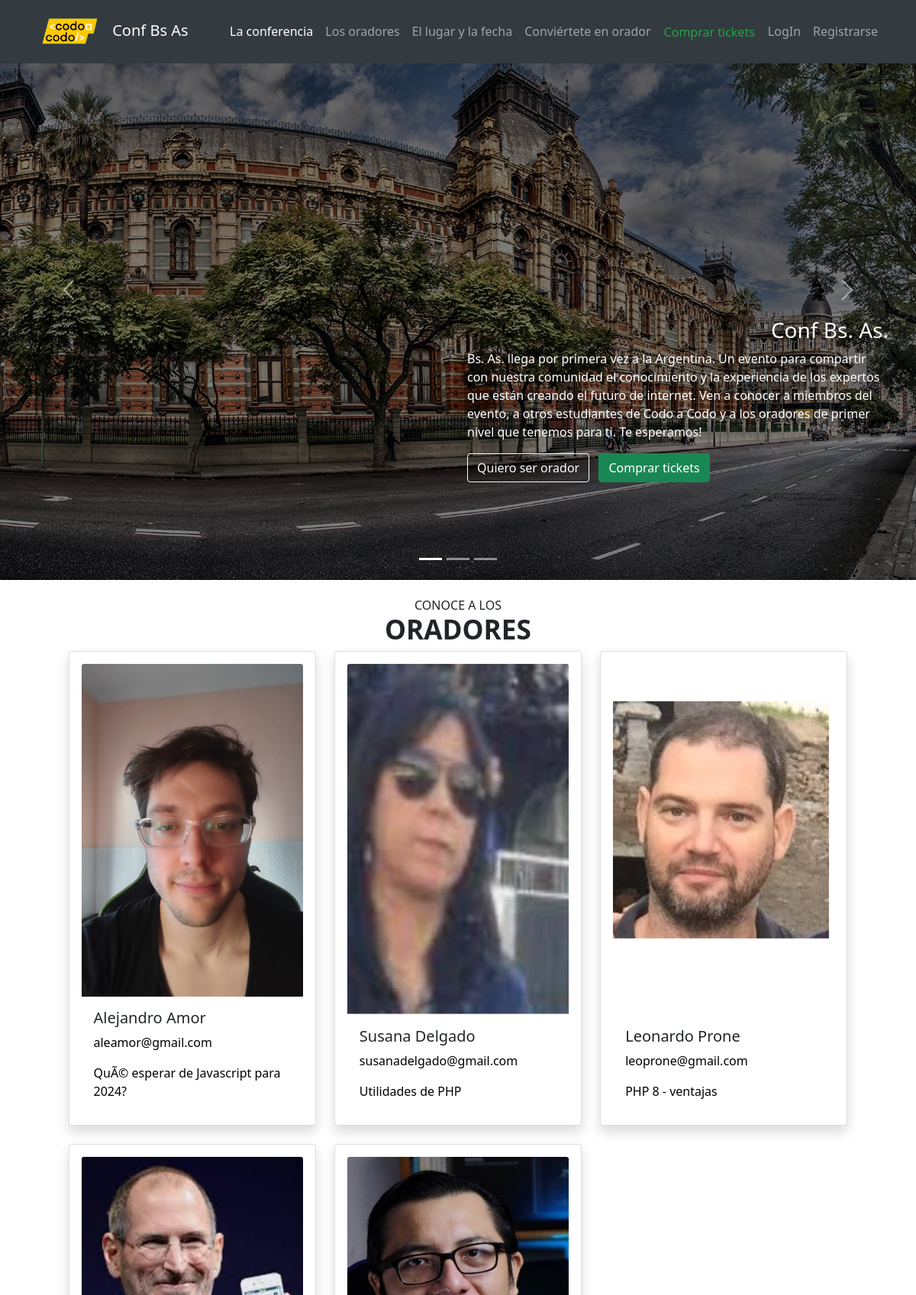
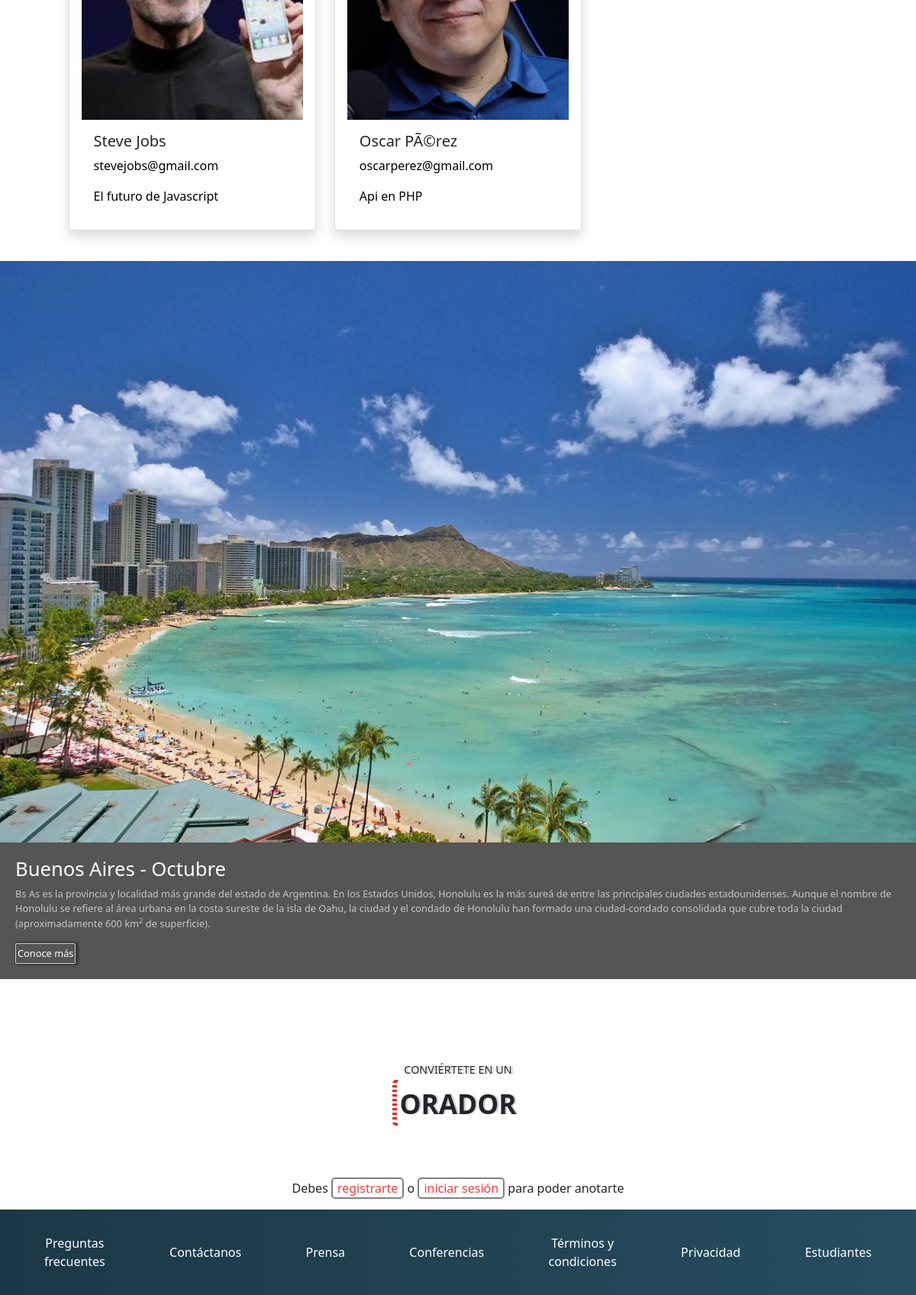
The app's page /index.php?limit=todo&btn=ocultar-btn with its own data (2 pictures, top to bottom).
### tables this page shows
CREATE TABLE `oradores` (
  `id_orador` int(11) NOT NULL,
  `nombre` varchar(50) NOT NULL,
  `apellido` varchar(50) NOT NULL,
  `email` varchar(255) NOT NULL,
  `categoria` varchar(50) NOT NULL,
  `tema` varchar(255) NOT NULL,
  `fecha_alta` datetime NOT NULL DEFAULT CURRENT_TIMESTAMP,
  `imagen` varchar(255) NOT NULL
);

### includes/conexion.php (called while the page is built, shortened)
<?php class conexion{
    private $servidor ="localhost";
    private $usuario ="root";
    private $pass = "";
    private $conexionPdo;
    private $base = "integrador_cac_php";
    public function __construct(){
        try{
            $this->conexionPdo = new PDO("mysql:host=$this->servidor;dbname=$this->base",$this->usuario,$this->pass);
            $this->conexionPdo->setAttribute(PDO::ATTR_ERRMODE,PDO::ERRMODE_EXCEPTION);
        }catch(PDOException $e){
            die("Falla de Conexión".$e);
        }
    }
    public function consultar($sql){
        $sentencia = $this->conexionPdo->prepare($sql);
        $sentencia->execute();
        return $sentencia->fetchAll();
    }
} ?>

### includes/main_principal.php (the view, shortened to what this page needs)
<?php include 'includes/conexion.php'; ?>
<?php $conexion = new conexion();
if(isset($_GET['limit'])){
    if($_GET['limit']=="todo"){
        $oradores= $conexion->consultar("SELECT * FROM `oradores`");
    }
}else{
    $oradores= $conexion->consultar("SELECT * FROM `oradores` LIMIT 3");
}
?>
<main>
    <div id="myCarousel" class="carousel slide mb-4" data-bs-ride="carousel">
        <div class="carousel-indicators">
            <button type="button" data-bs-target="#myCarousel" data-bs-slide-to="0" class="active" aria-current="true"
                aria-label="Slide 1"></button>
            <button type="button" data-bs-target="#myCarousel" data-bs-slide-to="1" aria-label="Slide 2"></button>
            <button type="button" data-bs-target="#myCarousel" data-bs-slide-to="2" aria-label="Slide 3"></button>
        </div>
        <div class="carousel-inner">
            <div class="carousel-item active bg-carousel-ba1">
                <svg class="bd-placeholder-img" width="100%" height="100%" xmlns="http://www.w3.org/2000/svg" aria-hidden="true" preserveAspectRatio="xMidYMid slice" focusable="false"><rect width="100%" height="100%" fill="#000"/></svg>
                <div class="container">
                    <div class="carousel-caption text-end pb-5">
                        <div class="row">
                            <div class="col-lg-8 offset-lg-6">
                                <h3>Conf Bs. As.</h3>
                                <p>Bs. As. llega por primera vez a la Argentina. Un evento para compartir con nuestra comunidad el conocimiento y la experiencia de los expertos que están creando el futuro de internet. Ven a conocer a miembros del evento, a otros estudiantes de Codo a Codo y a los oradores de primer nivel que tenemos para ti. Te esperamos!</p>
                                <p><a class="btn btn-outline-light mb-3" href="#form-orador">Quiero ser orador</a> <a class="btn btn-success ms-2 mb-3" href="./pages/comprar-tickets.php">Comprar tickets</a></p>
                            </div>
                        </div>
                    </div>
                </div>
            </div>
        </div>
        <button class="carousel-control-prev" type="button" data-bs-target="#myCarousel" data-bs-slide="prev">
            <span class="carousel-control-prev-icon" aria-hidden="true"></span>
        </button>
        <button class="carousel-control-next" type="button" data-bs-target="#myCarousel" data-bs-slide="next">
            <span class="carousel-control-next-icon" aria-hidden="true"></span>
        </button>
    </div>
    <section class="container mb-4" id="oradores">
        <h2 class="titulo-gral">Conoce a los <span>oradores</span></h2>
        <div class="row justify-content-center">
            <div class="col-md-11">
                <div class="row row-cols-1 row-cols-md-3 g-4">
                <?php
                        foreach($oradores as $orador){
                ?>
                     <div class="col">
                        <div class="card h-100 shadow p-3 mb-5 bg-body rounded">
                            <img class="img-fluid card-img-top" style="object-fit:cover; width:100%; height:100%;" src="<?php echo BASE_URL; ?>assets/upload/<?php echo $orador['imagen'];?>" alt="<?php echo $orador['nombre'];?>">
                            <div class="card-body">
                                <h5 class="card-title"><?php echo $orador['nombre'];?> <?php echo $orador['apellido'];?></h5>
                                <p class="card-text color-black"><?php echo $orador['email'];?></p>
                                <p class="card-text color-black"><?php echo $orador['tema'];?></p>
                            </div>
                        </div>
                    </div>
                <?php } ?>
                </div>
            </div>
        </div>
    </section>
 <section id="lugarFecha" class="lugarFecha">
            <div class="lugarFecha__divImg">
                <img class="divImg__img" src="./assets/img/honolulu-min.jpg" width="600px" loading="lazy" alt="Mar del Plata">
            </div>
            <div class="lugarFecha__texto">
                <h2 class="lugarFecha__texto__h2">Buenos Aires - Octubre</h2>
               <p class="lugarFecha__texto__p">Bs As es la provincia y localidad más grande del estado de Argentina. En los Estados Unidos, Honolulu es la más sureá de entre las principales ciudades estadounidenses. Aunque el nombre de Honolulu se refiere al área urbana en la costa sureste de la isla de Oahu, la ciudad y el condado de Honolulu han formado una ciudad-condado consolidada que cubre toda la ciudad (aproximadamente 600 km<sup>2</sup> de superficie).</p>
                <a href="" class="lugarFecha__texto__ancla">Conoce más</a>
            </div>
       </section>
    <section class="container" id="form-orador">
        <div class="row justify-content-center">
            <div class="col-lg-8 col-xl-7">
          <h2 class="h1-tickets">
            <div class="h1-tickets__venta">CONVIÉRTETE EN UN </div>
            <div class="contenedorValor">
                 <div class="h1-tickets__valor">ORADOR</div>
                 <span></span>
            </div>
          </h2>
              <?php  if ( !isset( $_SESSION['usuario'])) {
               ?>
                <p class="text-center">Debes <a class="ancla-azul" href="<?php echo BASE_URL;?>includes/registrarse.php?origen=anotarse-orador">registrarte</a> o <a class="ancla-azul" href="<?php echo BASE_URL;?>includes/login.php?origen=anotarse-orador">iniciar sesión</a> para poder anotarte</p>
                <?php } ?>
            </div>
        </div>
    </section>
</main>

### CSS/estilos-propios.css (style rules this page uses)
.titulo-gral { text-align: center; font-weight: 400; text-transform: uppercase; font-size: 1rem; }
.titulo-gral span { display: block; font-weight: 700; font-size: 2.2rem; }
.bg-carousel-ba1 { background-image: url("../assets/img/ba1-min.jpg"); }
.carousel-item { background-size: cover; background-position: center center; }
.carousel-item svg { opacity: .5; }
.carousel-caption { bottom: 3rem; z-index: 10; }
.carousel-item { height: 37rem; min-height: 95vh; }
.body { display:grid; grid-template-rows: auto 1fr auto; min-height: 100vh; grid-template-areas: "header" "main" "footer"; }
.body main { grid-area: main; }

### index.css (style rules this page uses)
.ancla-azul { color: rgb(239, 61, 61); font-weight: 400; padding: 1px 6px; border-radius: 5px; text-decoration: none; border: gray 2px solid; }
.lugarFecha { width: 100%; height: auto; display: flex; flex-wrap: wrap; margin: 40px auto; justify-content: space-evenly; }
.lugarFecha__divImg { width: 100%; }
.divImg__img { width: 100%; }
.lugarFecha__texto { width: 100%; padding: 20px; background-color: rgb(86, 84, 84); }
.lugarFecha__texto h2,p,a { text-align: start; }
.lugarFecha__texto__h2 { font-size: 1.6rem; text-align: start; color: white; }
.lugarFecha__texto__p { font-size: .8rem; text-align: start; color: rgb(202, 198, 198); }
.lugarFecha__texto__ancla { font-size: .8rem; display: inline-block; text-decoration: none; border: 1px solid rgb(204, 200, 200); border-radius: 2px; box-shadow: 2px 0 0.2rem 0.1rem rgb(53, 53, 53); padding: 3px 2px; text-align: start; color: white; transition: all .3s; }
.h1-tickets { display: flex; flex-direction: column; justify-content: center; align-items: center; text-shadow: 2.5px 0 rgb(209, 207, 207); margin: 70px 0; }
.h1-tickets__venta { font-size: 1.2rem; margin-bottom: 5px; }
.contenedorValor { position: relative; height: 60px; border-radius: 5px; overflow: hidden; padding: 10px; }
.h1-tickets__valor { margin: 0 auto; text-align: center; font-size: 2.5rem; border-radius: 5px; }
.contenedorValor span:nth-child(2) { position: absolute; top: 0; left: 0%; width: 2px; height: 100%; border: 3px dotted rgba(255, 0, 0, 0.896); animation: animate-2 4s linear infinite; }
@media screen and (min-width: 576px) { .h1-tickets__venta { font-size: .9rem; } }
@media screen and (min-width: 576px) { .h1-tickets__valor { font-size: 2.2rem; font-weight: bolder; padding-bottom: 18px; } }
.color-black { color: black; }

### records on screen
oradores: imagen (picture), nombre "Alejandro", apellido "Amor", email "aleamor@gmail.com", tema "QuÃ© esperar de Javascript para 2024?"
oradores: imagen (picture), nombre "Susana", apellido "Delgado", email "susanadelgado@gmail.com", tema "Utilidades de PHP"
oradores: imagen (picture), nombre "Leonardo", apellido "Prone", email "leoprone@gmail.com", tema "PHP 8 - ventajas"
oradores: imagen (picture), nombre "Steve", apellido "Jobs", email "stevejobs@gmail.com", tema "El futuro de Javascript"
oradores: imagen (picture), nombre "Oscar", apellido "PÃ©rez", email "oscarperez@gmail.com", tema "Api en PHP"
